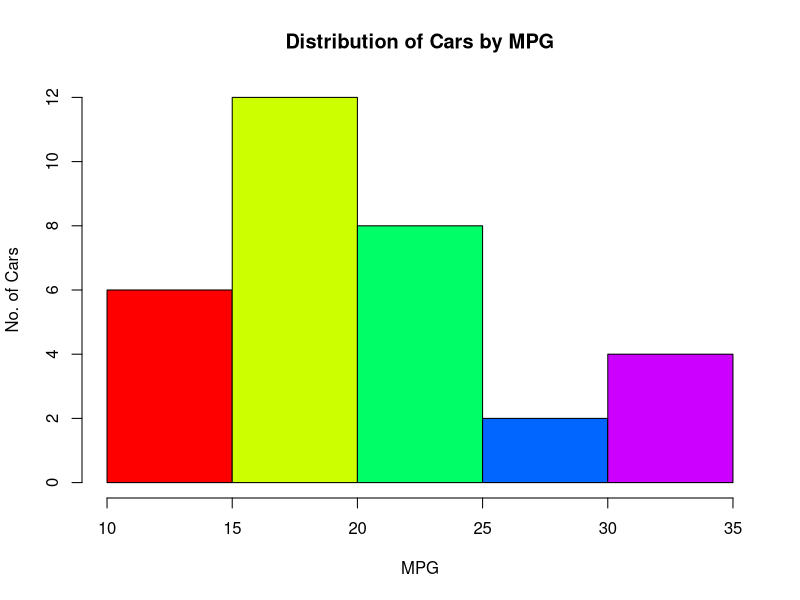
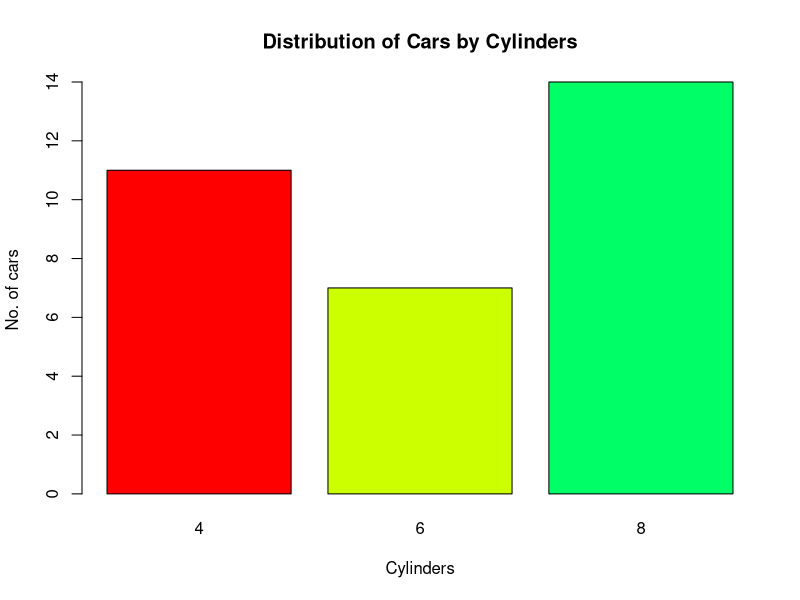
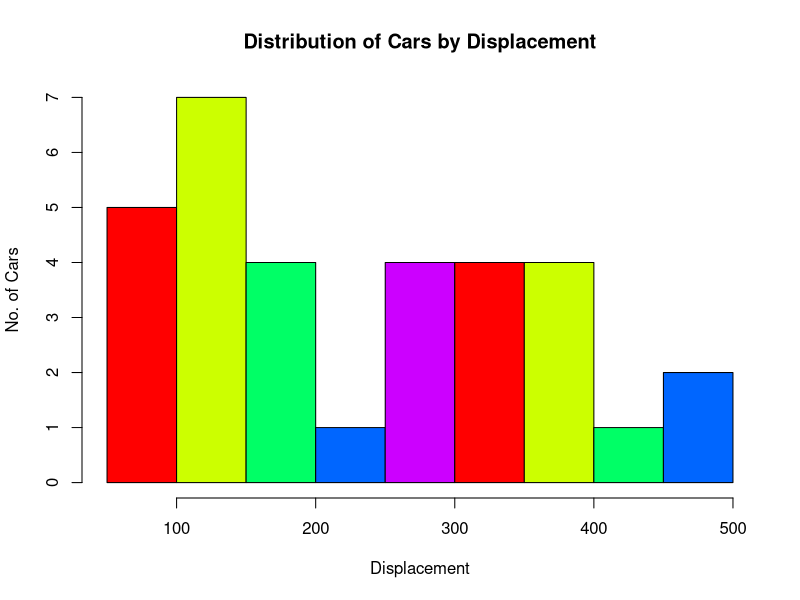
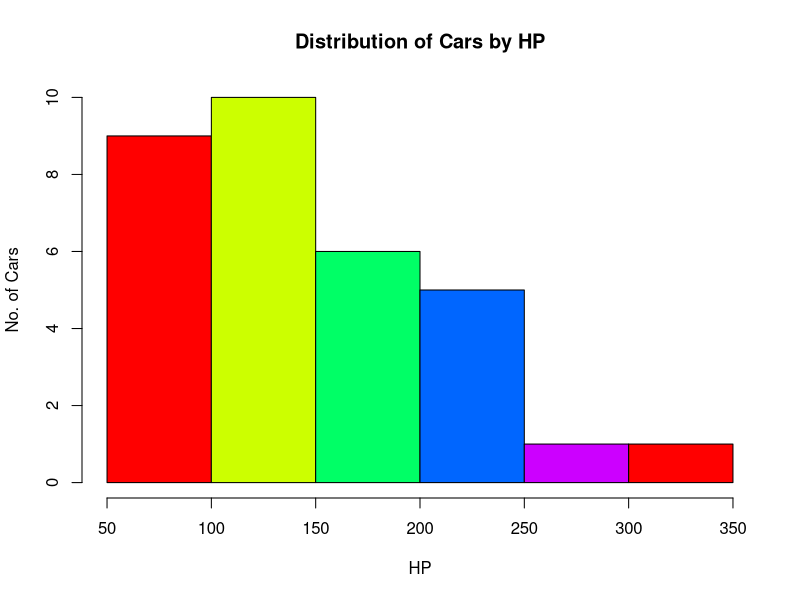
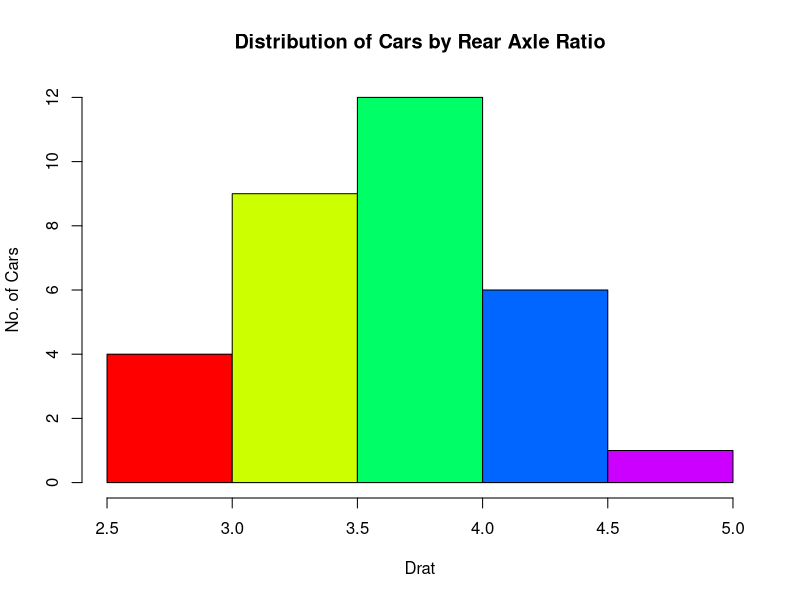
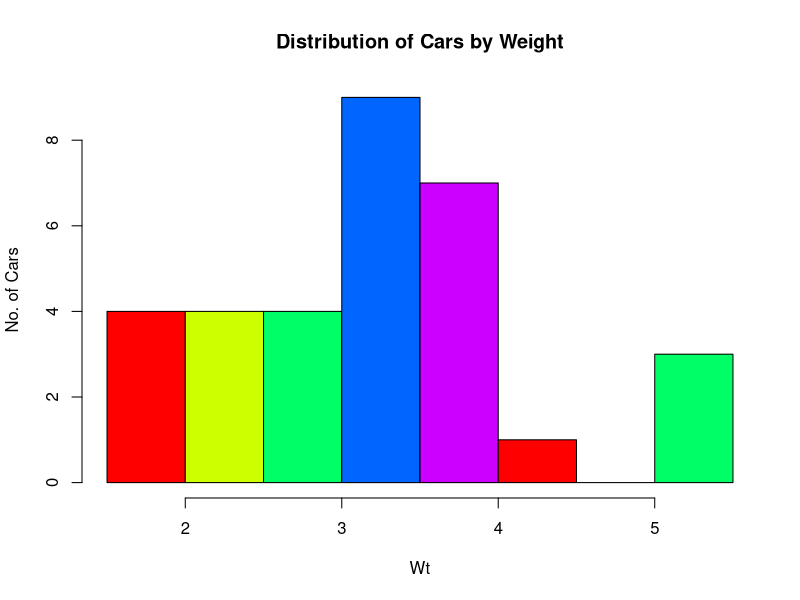
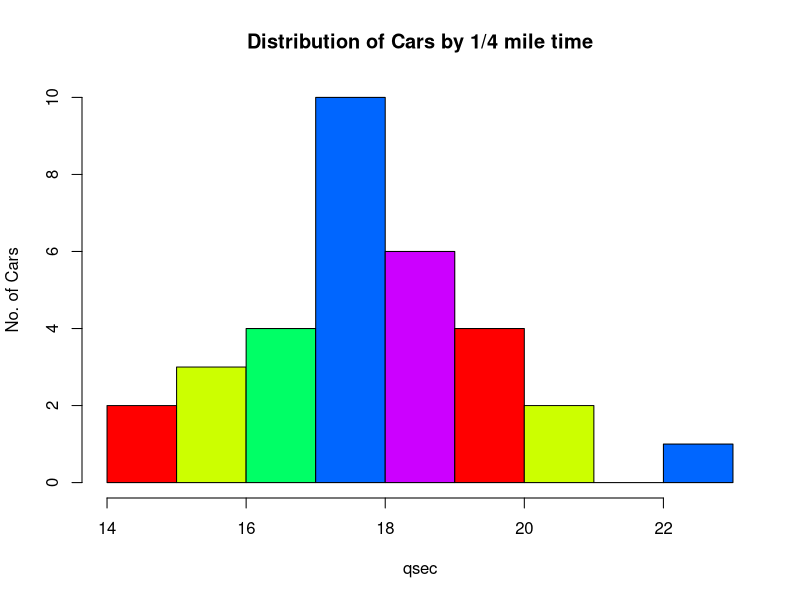
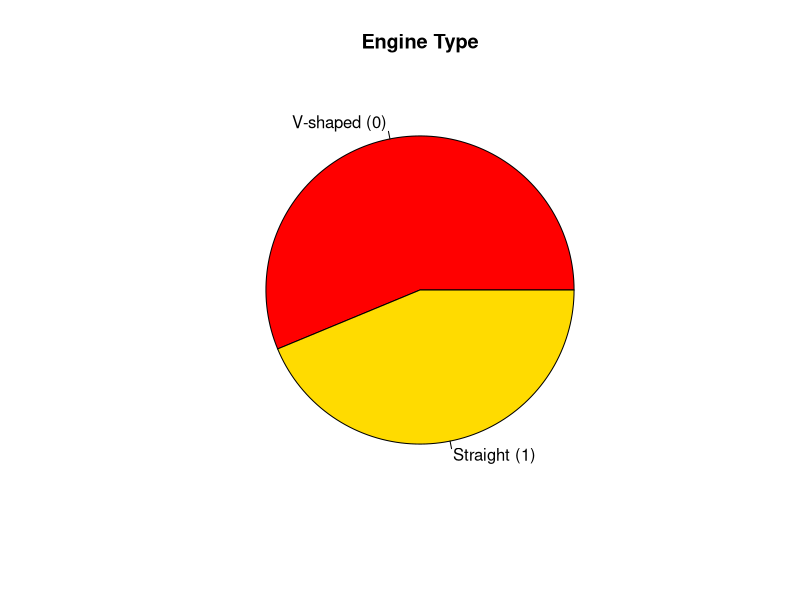

Generate these figures, in order, with R:
require(datasets)
require(dplyr)

# 1. Loading Data
data('mtcars')

# Discovering the dataset
str(mtcars)     # No. of Observations & No. of Variables & Values of each column
names(mtcars)   # Dataset Keys
head(mtcars)    # Head of the dataset
tail(mtcars)    # Tail of the dataset
summary(mtcars) # Statistics of each column.


# 2. Extracting Information
# Display the head of each type of transmission -manual and automatic- separately.
print(head(dplyr::filter(mtcars, am == 1)))   # Manual Transmission
print(head(dplyr::filter(mtcars, am == 0)))   # Automatic Transmission

# Display the top 10 cars according to: Displacement, hp & drat.
# Method 1: Using order from base
sorted1 = head(mtcars[with(mtcars, order(-disp, -hp, -drat)),], 10)

# Method 2: By using arrange from dplyr
sorted2 = head(arrange(mtcars, desc(disp), desc(hp), desc(drat)), 10)

# Display cars whose mpg is above average only.
average_mpg = sum(mtcars['mpg']) / nrow(mtcars['mpg'])
print(filter(mtcars, mpg > average_mpg))

# Chart Representations
# mpg   -> Histogram
hist(mtcars$mpg, main='Distribution of Cars by MPG', xlab='MPG', ylab='No. of Cars',
     col=rainbow(5))
# cyl   -> Bar Plot
barplot(table(mtcars$cyl), xlab='Cylinders', ylab='No. of cars', 
        main='Distribution of Cars by Cylinders', col=rainbow(5))
# disp  -> Histogram
hist(mtcars$disp, main='Distribution of Cars by Displacement', xlab='Displacement',
     ylab='No. of Cars', col=rainbow(5))
# hp    -> Histogram
hist(mtcars$hp, main='Distribution of Cars by HP', xlab='HP',
     ylab='No. of Cars', col=rainbow(5))
# drat  -> Histogram
hist(mtcars$drat, main='Distribution of Cars by Rear Axle Ratio', xlab='Drat',
     ylab='No. of Cars', col=rainbow(5))
# wt    -> Histogram
hist(mtcars$wt, main='Distribution of Cars by Weight', xlab='Wt',
     ylab='No. of Cars', col=rainbow(5))
# qsec  -> Histogram
hist(mtcars$qsec, main='Distribution of Cars by 1/4 mile time', xlab='qsec',
     ylab='No. of Cars', col=rainbow(5))
# vs    -> Pie Chart
pie(table(mtcars$vs), main='Engine Type', labels=c('V-shaped (0)', 'Straight (1)'), col=rainbow(7))
# am    -> Pie Chart
pie(table(mtcars$am), main='Transmission', labels=c('Automatic (0)', 'Manual (1)'), col=rainbow(7))
# gear  -> Pie Chart
pie(table(mtcars$gear), main='Distribution of Cars by # of gears', col=rainbow(7))
# carb  -> Bar Plot
barplot(table(mtcars$carb), xlab='Number of Carburetors', ylab='No. of cars', 
        main='Distribution of Cars by Carburetors', col=rainbow(5))


# boxplot(x, data, notch, varwidth, names, main)
# Plot the boxplots for the following features: disp, hp and qsec.
boxplot(mtcars$disp, data=mtcars, main='Boxplot of Displacement')
boxplot(mtcars$hp, data=mtcars, main='Boxplot of Horse Power')
boxplot(mtcars$qsec, data=mtcars, main='Boxplot of 1/4 mile time (qsec)')
# Extract the 3 main percentiles.
# What can you deduce?




# 3. Distributions
# A.
mean = mean(mtcars$wt)
std_dev = sd(mtcars$wt)
Probability = 1 - pnorm(3.4, mean=mean, sd=std_dev)
print(Probability * 100)



#3.Distribution.
library(datasets)
data("mtcars")


#A)
weight = mtcars$wt
weight_sorted = weight[order(weight)]
cumulative = pnorm(3.4, mean(weight_sorted), sd(weight_sorted))
prob = 1- cumulative
paste("Percentage of cars having weight of 3.4 lb or more is ", prob*100, "%", sep = "")


#B)
manual_count = 0
for (i in mtcars$vs)
{
  if (i == 1) 
  {
    manual_count = manual_count + 1
  }
}
success_prob = manual_count / length(mtcars$vs) #Probability of a car being manual
cumulative = pbinom(seq(0,32), 32, success_prob)
paste("The probability of 18 or less cars being manuals out of the 32 cars is", cumulative[19])


#C)
sample_space_count = 5^12
favourable_outcomes = 0
for (i in seq(0,4))
{
  favourable_outcomes = favourable_outcomes + (factorial(12)/(factorial(12-i)*factorial(i))) * 4^(12-i)
}
paste("The probability of 4 or less parking spaces being filled with the correct car type is", as.character(favourable_outcomes/sample_space_count))




#4.Permutations and Combinations.
library(gtools)


#A)

#Method 1:
perms = permutations(3,3,seq(0,2), repeats.allowed = TRUE)
perms <- perms[-1:-9,]
perms

#Method 2:
perms = c()
for (i in 1:2)
{
  for (j in 0:2)
  {
    for (k in 0:2)
    {
      perms = append(perms, c(i,j,k))
    }
  }
}
perms = matrix(perms, 3^3 - 3^2, 3, byrow = TRUE)
perms


#B)
#Method 1:
sample_space_count = (factorial(9)/(factorial(3)*factorial(9-3)))
comb_count = 1 * 1 * (factorial(2)/factorial(2-1)*factorial(1))
prob = comb_count / sample_space_count

#Method 2:
sample_space = combinations(9, 3, seq(9))
combs = combinations(2, 1, seq(3,4))
prob = nrow(combs) / nrow(sample_space)
paste("Probability of getting 3 numbers where the max is 5 and the min is 2 is ", prob, sep = "")



# 5. Bonus
# A. 
for (i in 1:ncol(mtcars)) {
  qqnorm(mtcars[,i])
}
